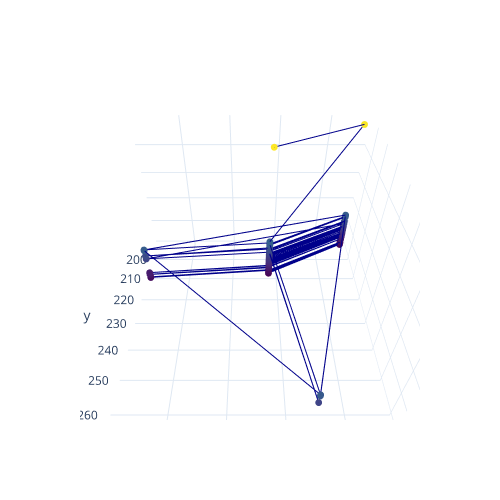

The notebook cell this image was saved under:
### Markdown cell above
- 两个探针间切换次数超过11则将这两个探针之间的轨迹视为疑似跳动的轨迹
- 当探针相对距离大于88.04则不视为跳动探针
- 当探针平均切换时间大于396则不视为跳动探针

### Code cell
mac = mac_list[10]
df_now = df[df.m == mac]
df_now = df_now.sort_values(by = 't')
utils.Show3DTrack_Origin(df_now,df_wifiposNew)

### Figure 1 — Plotly figure (JSON) as saved in the notebook; plotly's stock layout.template omitted (floating-point values rounded to 4 significant figures; data arrays with more than 128 entries replaced by an {"elided": "..."} marker saying what was removed)
{"data": [{"line": {"color": "darkblue", "width": 2}, "marker": {"color": {"elided": "129 float values"}, "colorscale": [[0, "#440154"], [0.1111, "#482878"], [0.2222, "#3e4989"], [0.3333, "#31688e"], [0.4444, "#26828e"], [0.5556, "#1f9e89"], [0.6667, "#35b779"], [0.7778, "#6ece58"], [0.8889, "#b5de2b"], [1, "#fde725"]], "size": 4}, "type": "scatter3d", "x": {"elided": "129 float values"}, "y": {"elided": "129 float values"}, "z": {"elided": "129 float values"}}], "layout": {"autosize": true, "height": 500, "scene": {"aspectmode": "manual", "aspectratio": {"x": 1, "y": 1, "z": 0.7}, "camera": {"eye": {"x": 0, "y": 1.071, "z": 1}, "up": {"x": 0, "y": 0, "z": 1}}}, "width": 500}}
